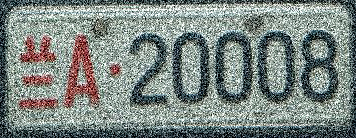
%> input picture bigWork/photo/II/兰A20008.jpg, 356 x 138 px
$ octave A20008.m   (GNU Octave 9; MATLAB toolbox functions it lacks are replaced by stand-ins)
%> lines starting %> are read from the running program, lines starting %| are printed output that depends on the picture; in (x1, y1, x2, y2) boxes, pixels count from 0 and x2, y2 are one past the last pixel; in counts of white or black regions, pixels touching at a corner belong together; the program's own positions count from 1
### bigWork/II/tofloat.m
function [out, revertclass] = tofloat(in)
%TOFLOAT Convert image to floating point
% [OUT, REVERTCLASS] = TOFLOAT(IN) converts the input image into
% floating-point. If IN is a double or single image, then OUT equals IN.
% Otherwise, OUT equals IM2SINGLE(IN). REVERTCLASS is a function handle
% that can be used to convert back to the class of IN.

identity = @(X) X;
tosingle = @im2single;

table = {'uint8', tosingle, @im2uint8
    'uint16', tosingle, @im2uint16
    'int16', tosingle, @im2int16
    'logical', tosingle, @logical
    'double', identity, identity
    'single', identity, identity};

classIndex = find(strcmp(class(in), table(:,1)));

if isempty(classIndex)
    error('Unsupported input image class.');
end

out = table{classIndex, 2}(in);

revertclass = table{classIndex, 3};

### bigWork/I/remove_sx_border.m
%%%%%%%%%%%%%%%%%%%%%%%%%%%%%%%%%
%%%%%%目的:去掉上下边框和铆钉（统计跳变次数）
%%%%%%     铆钉所在行有6次像素跳变（2个铆钉4次+左右边框2次）
%%%%%%     字符所在行至少16次跳变（7个字符至少14次+左右边框2次
%%%%%%%%%%%%%%%%%%%%%%%%%%%%%%%%%
function out = remove_sx_border(I)

% 前一列减后一列,即利用差值寻找跳变处
diff_row = diff(I,1,2);
% 统计每行的插值和，即定位行，在垂直方向上查找
diff_row_sum = sum(abs(diff_row), 2);
rows = size(I,1);

%%% 定位行的起始位置(从1/3处先上扫描行)
srow = ceil(rows*(1/3));
j = srow;
for i=1:srow
    if diff_row_sum(j,1)<10
        plate.rowa = j;
        break;
    end
    % 向上扫描
    j = srow-i;
end
%%% 定位行的结束位置(从2/3处先下扫描行)
for i=2*srow:size(diff_row_sum,1)
    if diff_row_sum(i,1)<10
        plate.rowb = i;
        break;
    end
end
% 切割图像去除
out = I(plate.rowa:plate.rowb, :);

### bigWork/I/remove_extra_region.m
%%%%%%%%%%%%%%%%%%%%%%%%%%%%%%%%%%%
%%% 使用投影法移除额外区域
%%%%%%%%%%%%%%%%%%%%%%%%%%%%%%%%%%%

function I=remove_extra_region(I2)

% 统计每列的元素和，能定位列，即在水平方向上删除孤立点
projection_h = sum(I2,1);

% 统计每行的元素和，能定位行，即在垂直方向上删除孤立点
projection_v = sum(I2,2);

% 垂直方向上往下找，
for i=1:size(projection_v,1)
    if projection_v(i,1) >= 1
        new.rowa = i;
        break;
    end
end

% 垂直方向下往上找，
for i=1:size(projection_v,1)
    j = size(projection_v,1) - i+1;
    if projection_v(j,1) >= 1
        new.rowb = j;
        break;
    end
end

% 水平方向上，从左往右找
for i=1:size(projection_h ,2)
    if projection_h(1,i) >= 1
        new.cola = i;
        break;
    end
end
% 水平方向上，从右往左找
for i=1:size(projection_h ,2)
    j = size(projection_h ,2)-i+1;
    if projection_h(1,j) >= 1
        new.colb = j;
        break;
    end
end
I = I2(new.rowa:new.rowb, new.cola:new.colb);
end

### bigWork/I/remove_zy_null.m
%%%%%%%%%%%%%%%%%%%%%%%%%%%%%%%%%%%%%%%%%%%%%%%%%%%%%%%%%%%%%%%%%%%%%%%%
%%%%%% 去除字符左右背景（投影法）
%%%%%% 保证边框去除的情况下，可以通过找左右两边的字符边界来去除左右两边的空白
%%%%%%%%%%%%%%%%%%%%%%%%%%%%%%%%%%%%%%%%%%%%%%%%%%%%%%%%%%%%%%%%%%%%%%%%
function out = remove_zy_null(I)

% 统计每一列的元素之和,即水平方向上寻找
ppv1 = sum(I,1);
columns = size(ppv1, 2);
% 从左往右找
for i=1:columns
    if ppv1(1,i) ~= 0
        pl.cola = i;
        break;
    end
end
 % 从右往左找
for i=1:columns
    j = columns - i + 1;
    if ppv1(1,j) ~= 0
        pl.colb = j;
        break;
    end
end
out = I(:,pl.cola:pl.colb);

### bigWork/II/A20008.m
% 第二类的第一张图片
clear;clc;
figure();
I = imread('../photo/II/兰A20008.jpg');
%> I is the input picture: size 138x356x3 uint8; mean R, G, B 124.4, 134.4, 130.2
subplot(331);imshow(I);title("原图");


% 2 灰度化
I1 = rgb2gray(I);
subplot(332);imshow(I1);title("灰度图");

% 滤波,进行中值滤波，消除噪音
f = tofloat(I1);
I1  = medfilt2(f,[8,8],'symmetric');
%> I1: size 138x356 single
subplot(333);imshow(I1);title("去除椒盐噪音");

% 二值图像
I2 = imbinarize(I1,0.46);
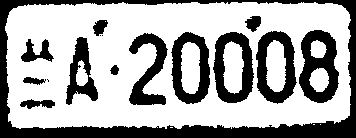
%> I2: size 138x356 logical; 65.8% white; 16 black regions (3 under 20 px), largest, box (x1, y1, x2, y2) and area: (0, 0, 356, 138) 7298, (299, 30, 339, 103) 1704, (256, 31, 297, 104) 1514
I2 = 1 - I2;
subplot(334);imshow(I2);title("二值图像");
% 去除孤立噪声

I3 = bwareaopen(I2,100);
subplot(335);imshow(I3);title('去除孤立噪声');


% 去除边框
I4=remove_sx_border(I3);
%> in remove_sx_border, `diff_row = diff(I,1,2);`:
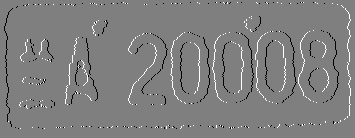
%> diff_row: size 138x355 double; min -1, max 1, mean 0; drawn with min black and max white
%> in remove_sx_border, `diff_row_sum = sum(abs(diff_row), 2);`: diff_row_sum = 138 values, max 50 at index 128, min 0 at index 1, mean 15.12
%> after the loop in remove_sx_border, `for i=1:srow`: plate = {rowa 31}
%> after the loop in remove_sx_border, `for i=2*srow:size(diff_row_sum,1)`: plate = {rowa 31, rowb 106}
%> in remove_sx_border, `out = I(plate.rowa:plate.rowb, :);`: out: size 76x356 logical; 37.5% white; 13 white regions (1 under 20 px), largest, box (x1, y1, x2, y2) and area: (299, 0, 339, 73) 1704, (256, 1, 297, 74) 1514, (213, 2, 254, 73) 1502
I4 = I4(4:size(I4,1),:);
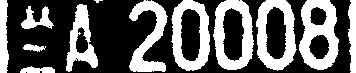
%> I4: size 73x356 logical; 38.5% white; 12 white regions (1 under 20 px), largest, box (x1, y1, x2, y2) and area: (299, 0, 339, 70) 1662, (213, 0, 254, 70) 1495, (256, 0, 297, 71) 1492
I4=remove_extra_region(I4);
%> in remove_extra_region, `projection_h = sum(I2,1);`: projection_h = 356 values, max 73 at index 1, min 0 at index 10, mean 28.08
%> in remove_extra_region, `projection_v = sum(I2,2);`: projection_v = 73 values, max 183 at index 8, min 45 at index 73, mean 136.9
%> after the loop in remove_extra_region, `for i=1:size(projection_v,1)`: new = {rowa 1}
%> after the loop in remove_extra_region, `for i=1:size(projection_v,1)`: new = {rowa 1, rowb 73}
%> after the loop in remove_extra_region, `for i=1:size(projection_h ,2)`: new = {rowa 1, rowb 73, cola 1}
%> after the loop in remove_extra_region, `for i=1:size(projection_h ,2)`: new = {rowa 1, rowb 73, cola 1, colb 356}
subplot(336);imshow(I4);title('去除上下边框');
I5 = remove_extra_region(I4);
I5 = I5(:,10:size(I5,2)-8);
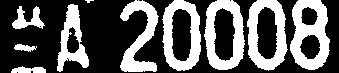
%> I5: size 73x339 logical; 36.4% white; 10 white regions (1 under 20 px), largest, box (x1, y1, x2, y2) and area: (290, 0, 330, 70) 1662, (204, 0, 245, 70) 1495, (247, 0, 288, 71) 1492
I5 = remove_zy_null(I5);
%> in remove_zy_null, `ppv1 = sum(I,1);`: ppv1 = 339 values, max 67 at index 321, min 0 at index 1, mean 26.54
%> after the loop in remove_zy_null, `for i=1:columns`: pl = {cola 12}
%> after the loop in remove_zy_null, `for i=1:columns`: pl = {cola 12, colb 330}
%> in remove_zy_null, `out = I(:,pl.cola:pl.colb);`:
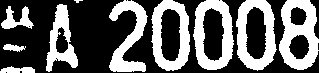
%> out: size 73x319 logical; 38.6% white; 10 white regions (1 under 20 px), largest, box (x1, y1, x2, y2) and area: (279, 0, 319, 70) 1662, (193, 0, 234, 70) 1495, (236, 0, 277, 71) 1492

subplot(337);imshow(I5);title('去除左右边框');
% 垂直投影并分割
I6 = I5;
[height, width] = size(I6);
%> height = 73; width = 319
projection = sum(I6, 1);
%> projection = 319 values, max 67 at index 310, min 0 at index 36, mean 28.2
subplot(339);stem(projection,'.',...
    'MarkerFaceColor','w',...
    'MarkerEdgeColor','w');
title('字符垂直方向投影');
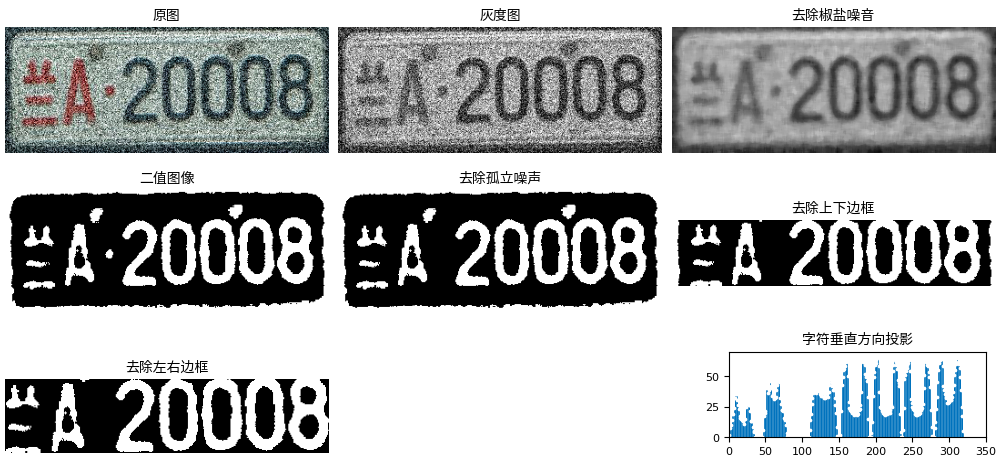
%> figure redrawn from the program's plot data, 8 panels

figure();
subplot(1,7,1);imshow(I6(:,1:43));
subplot(1,7,2);imshow(I6(:,43:85));
subplot(1,7,3);imshow(I6(:,109:151));
subplot(1,7,4);imshow(I6(:,151:193));
subplot(1,7,5);imshow(I6(:,193:235));
subplot(1,7,6);imshow(I6(:,235:277));
subplot(1,7,7);imshow(I6(:,277:width));
%> after `imshow(I6(:,277:width))`:
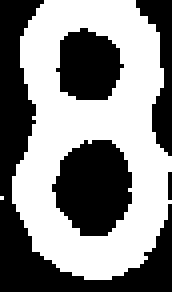
%> displayed picture: size 73x43 logical (shown 4 times larger); 53% white; 5 black regions (1 under 20 px), largest, box (x1, y1, x2, y2) and area: (0, 0, 43, 73) 722, (13, 35, 33, 59) 360, (14, 7, 31, 25) 229, (34, 0, 43, 39) 158

$ run again, with bigWork/photo/II/冀BQQ613.jpg copied over bigWork/photo/II/兰A20008.jpg
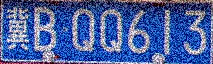
%> input picture bigWork/photo/II/冀BQQ613.jpg, 213 x 64 px
%> I is the input picture: size 64x213x3 uint8; mean R, G, B 74.1, 95.6, 157.7
%> `I2 = imbinarize(I1,0.46);`:
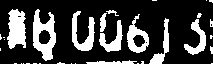
%> I2: size 64x213 logical; 24.6% white; 33 white regions (23 under 20 px), largest, box (x1, y1, x2, y2) and area: (33, 9, 56, 61) 667, (7, 9, 26, 49) 575, (72, 11, 95, 51) 437
%> I3: size 64x213 logical; 75.3% white; 33 black regions (22 under 20 px), largest, box (x1, y1, x2, y2) and area: (33, 9, 56, 61) 667, (7, 9, 26, 49) 578, (72, 11, 95, 51) 437
%> diff_row_sum = 64 values, max 27 at index 38, min 0 at index 4, mean 14.17
%> after the loop in remove_sx_border, `for i=1:srow`: plate = {rowa 11}
%> after the loop in remove_sx_border, `for i=2*srow:size(diff_row_sum,1)`: plate = {rowa 11, rowb 53}
%> I4: size 40x213 logical; 66% white; 18 black regions (9 under 20 px), largest, box (x1, y1, x2, y2) and area: (33, 0, 56, 40) 580, (7, 0, 26, 36) 543, (72, 0, 95, 38) 428
%> projection_h = 213 values, max 40 at index 3, min 1 at index 52, mean 26.39
%> projection_v = 40 values, max 183 at index 40, min 108 at index 32, mean 140.6
%> after the loop in remove_extra_region, `for i=1:size(projection_v,1)`: new = {rowa 1}
%> after the loop in remove_extra_region, `for i=1:size(projection_v,1)`: new = {rowa 1, rowb 40}
%> after the loop in remove_extra_region, `for i=1:size(projection_h ,2)`: new = {rowa 1, rowb 40, cola 1}
%> after the loop in remove_extra_region, `for i=1:size(projection_h ,2)`: new = {rowa 1, rowb 40, cola 1, colb 213}
%> I5: size 40x196 logical; 64.1% white; 11 black regions (3 under 20 px), largest, box (x1, y1, x2, y2) and area: (24, 0, 47, 40) 580, (0, 0, 17, 36) 529, (63, 0, 86, 38) 428
%> ppv1 = 196 values, max 40 at index 18, min 1 at index 43, mean 25.65
%> after the loop in remove_zy_null, `for i=1:columns`: pl = {cola 1}
%> after the loop in remove_zy_null, `for i=1:columns`: pl = {cola 1, colb 196}
%> projection has the same summary as ppv1 in remove_zy_null
%> `imshow(I6(:,151:193))`:
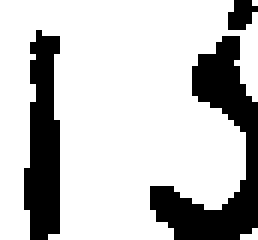
%> displayed picture: size 40x43 logical (shown 6 times larger); 75.9% white; 3 black regions (1 under 20 px), largest, box (x1, y1, x2, y2) and area: (25, 6, 43, 40) 236, (4, 5, 10, 40) 160
